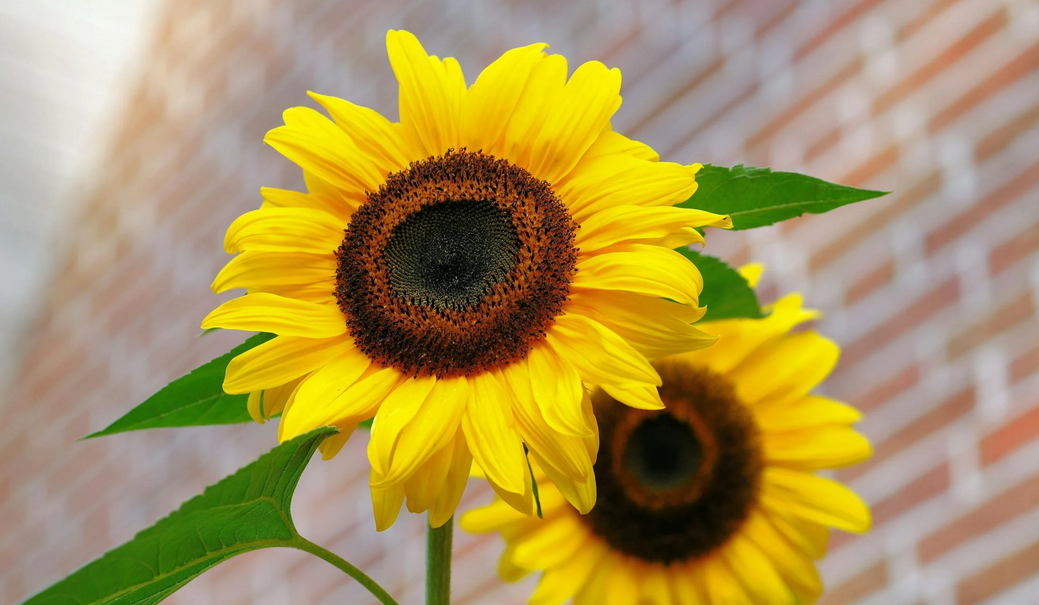
#> input picture images/sunflower.png, 1039 x 605 px, found by its file name
$ python assignment_20.py
#> lines starting #> are read from the running program, lines starting #| are printed output that depends on the picture
import numpy as np
import cv2
import matplotlib.pyplot as plt


def load_and_resize(path, width=512):
#> called with path = 'images/sunflower.png', width = 512
    img = cv2.imread(path)
#> img is the input picture: shape (605, 1039, 3); mean B, G, R 86.7, 150, 171.4
    if img is None:
        raise FileNotFoundError(f"Image {path} not found.")

    h, w = img.shape[:2]
#> h = 605; w = 1039
    r = width / float(w)
#> r = 0.493
    dim = (width, int(h * r))
#> dim = (512, 298)

    resized = cv2.resize(img, dim, interpolation=cv2.INTER_AREA)
    return cv2.cvtColor(resized, cv2.COLOR_BGR2GRAY)


def gaussian_kernel(size, sigma=1):
    size = int(size) // 2
    x, y = np.mgrid[-size : size + 1, -size : size + 1]
    normal = 1 / (2.0 * np.pi * sigma**2)
    g = np.exp(-((x**2 + y**2) / (2.0 * sigma**2))) * normal
    return g


def sobel_filters(img):

    Kx = np.array([[-1, 0, 1], [-2, 0, 2], [-1, 0, 1]], np.float32)
    Ky = np.array([[1, 2, 1], [0, 0, 0], [-1, -2, -1]], np.float32)

    Ix = cv2.filter2D(img, -1, Kx)
    Iy = cv2.filter2D(img, -1, Ky)

    G = np.hypot(Ix, Iy)
    G = G / G.max() * 255
    theta = np.arctan2(Iy, Ix)

    return G, theta


def non_max_suppression(img, D):
    M, N = img.shape
    Z = np.zeros((M, N), dtype=np.int32)
    angle = D * 180.0 / np.pi
    angle[angle < 0] += 180

    for i in range(1, M - 1):
        for j in range(1, N - 1):
            try:
                q = 255
                r = 255

                if (0 <= angle[i, j] < 22.5) or (157.5 <= angle[i, j] <= 180):
                    q = img[i, j + 1]
                    r = img[i, j - 1]

                elif 22.5 <= angle[i, j] < 67.5:
                    q = img[i + 1, j - 1]
                    r = img[i - 1, j + 1]

                elif 67.5 <= angle[i, j] < 112.5:
                    q = img[i + 1, j]
                    r = img[i - 1, j]

                elif 112.5 <= angle[i, j] < 157.5:
                    q = img[i - 1, j - 1]
                    r = img[i + 1, j + 1]

                if (img[i, j] >= q) and (img[i, j] >= r):
                    Z[i, j] = img[i, j]
                else:
                    Z[i, j] = 0

            except IndexError:
                pass
    return Z


def threshold(img, lowThresholdRatio=0.05, highThresholdRatio=0.09):
    highThreshold = img.max() * highThresholdRatio
    lowThreshold = highThreshold * lowThresholdRatio

    M, N = img.shape
    res = np.zeros((M, N), dtype=np.int32)

    weak = np.int32(25)
    strong = np.int32(255)

    strong_i, strong_j = np.where(img >= highThreshold)
    zeros_i, zeros_j = np.where(img < lowThreshold)
    weak_i, weak_j = np.where((img <= highThreshold) & (img >= lowThreshold))

    res[strong_i, strong_j] = strong
    res[weak_i, weak_j] = weak

    return res, weak, strong


def hysteresis(img, weak, strong=255):
    M, N = img.shape
    for i in range(1, M - 1):
        for j in range(1, N - 1):
            if img[i, j] == weak:
                try:
                    if (
                        (img[i + 1, j - 1] == strong)
                        or (img[i + 1, j] == strong)
                        or (img[i + 1, j + 1] == strong)
                        or (img[i, j - 1] == strong)
                        or (img[i, j + 1] == strong)
                        or (img[i - 1, j - 1] == strong)
                        or (img[i - 1, j] == strong)
                        or (img[i - 1, j + 1] == strong)
                    ):
                        img[i, j] = strong
                    else:
                        img[i, j] = 0
                except IndexError:
                    pass
    return img


def custom_canny(img, kernel_size=5, sigma=1.0):
    if kernel_size > 0:
        kernel = gaussian_kernel(kernel_size, sigma)
        smoothed = cv2.filter2D(img, -1, kernel)
    else:
        smoothed = img

    grad_mag, grad_theta = sobel_filters(smoothed)

    non_max = non_max_suppression(grad_mag, grad_theta)

    thresh_img, weak, strong = threshold(non_max, 0.05, 0.15)

    final_img = hysteresis(thresh_img, weak, strong)

    return final_img


image_path = "images/sunflower.png"

original = load_and_resize(image_path)


no_kernel = custom_canny(original, kernel_size=0)
#> in threshold, `highThreshold = img.max() * highThresholdRatio`: highThreshold = 38.25
#> in threshold, `lowThreshold = highThreshold * lowThresholdRatio`: lowThreshold = 1.91
#> in threshold, `strong_i, strong_j = np.where(img >= highThreshold)`: strong_i = 7416 values from 6 to 296; strong_j = 7416 values, max 510 at index 3690, min 10 at index 7396, mean 243.1
#> in custom_canny, `thresh_img, weak, strong = threshold(non_max, 0.05, 0.15)`:
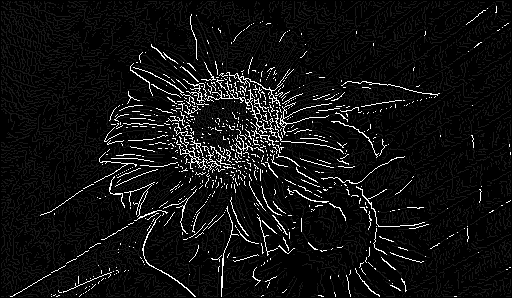
#> thresh_img: shape (298, 512) int32; min 0, max 255, mean 16.9
#> in custom_canny, `thresh_img, weak, strong = threshold(non_max, 0.05, 0.15)`: weak = 25; strong = 255
#> after the loop in hysteresis, `for i in range(1, M - 1):`:
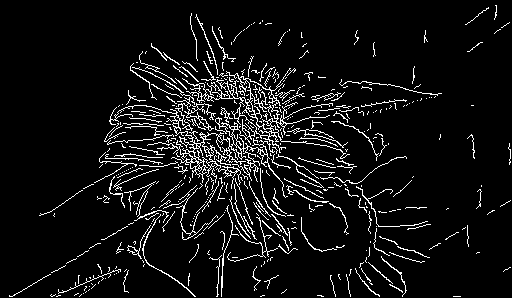
#> img: shape (298, 512) int32; 7% white in thin lines or dots


small_kernel = custom_canny(original, kernel_size=3, sigma=1)
#> after the loop in non_max_suppression (call 2), `for i in range(1, M - 1):`:
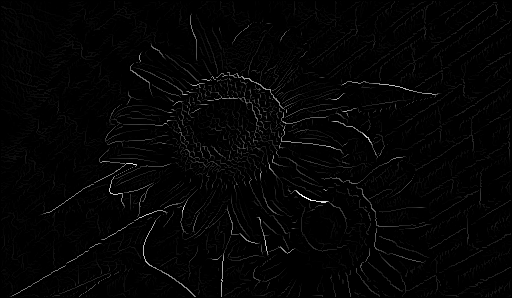
#> Z: shape (298, 512) int32; min 0, max 255, mean 4.3
#> after the loop in hysteresis (call 2), `for i in range(1, M - 1):`: img: shape (298, 512) int32; 4.2% white in thin lines or dots


medium_kernel = custom_canny(original, kernel_size=5, sigma=1.4)
#> in sobel_filters (call 3), `theta = np.arctan2(Iy, Ix)`:
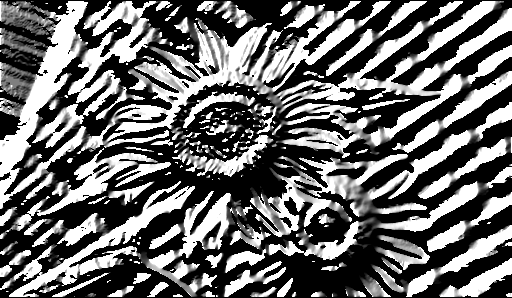
#> theta: shape (298, 512) float16; min 0, max 1.57, mean 0.655; drawn with min black and max white
#> after the loop in hysteresis (call 3), `for i in range(1, M - 1):`: img: shape (298, 512) int32; 3% white in thin lines or dots


large_kernel = custom_canny(original, kernel_size=9, sigma=2.0)
#> call 4 of custom_canny, with kernel_size = 9, sigma = 2
#> in custom_canny (call 4), `smoothed = cv2.filter2D(img, -1, kernel)`:
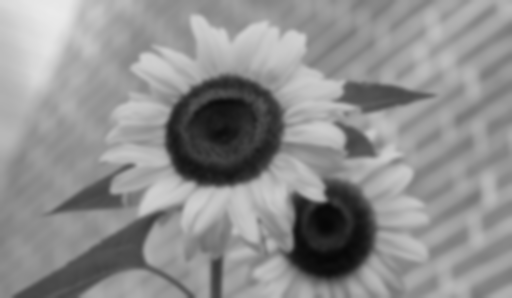
#> smoothed: shape (298, 512); min 7, max 234, mean 142.4
#> after the loop in non_max_suppression (call 4), `for i in range(1, M - 1):`:
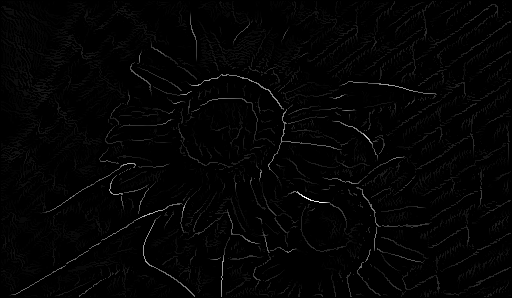
#> Z: shape (298, 512) int32; min 0, max 255, mean 3.8
#> call 4 of hysteresis, with weak = 25, strong = 255
#> after the loop in hysteresis (call 4), `for i in range(1, M - 1):`:
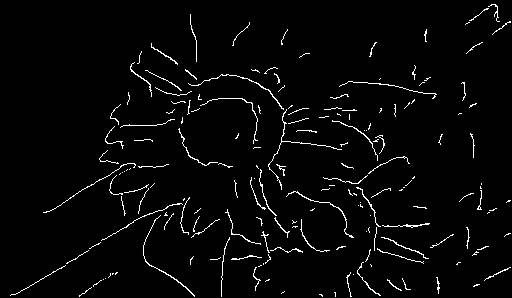
#> img: shape (298, 512) int32; 2.9% white in thin lines or dots


plt.figure(figsize=(12, 10))

plt.subplot(2, 3, 1)
plt.imshow(original, cmap="gray")
plt.title("Original Image")
plt.axis("off")

plt.subplot(2, 3, 2)
plt.imshow(no_kernel, cmap="gray")
plt.title("No Gaussian Kernel")
plt.axis("off")

plt.subplot(2, 3, 3)
plt.imshow(small_kernel, cmap="gray")
plt.title("Gaussian Kernel (3x3)")
plt.axis("off")

plt.subplot(2, 3, 4)
plt.imshow(medium_kernel, cmap="gray")
plt.title("Gaussian Kernel (5x5)")
plt.axis("off")

plt.subplot(2, 3, 5)
plt.imshow(large_kernel, cmap="gray")
plt.title("Gaussian Kernel (9x9)")
plt.axis("off")

plt.tight_layout()
plt.savefig("images/output/canny_analysis.png")
print("Experiments complete. Result saved as 'canny_analysis.png'.")
plt.show()
